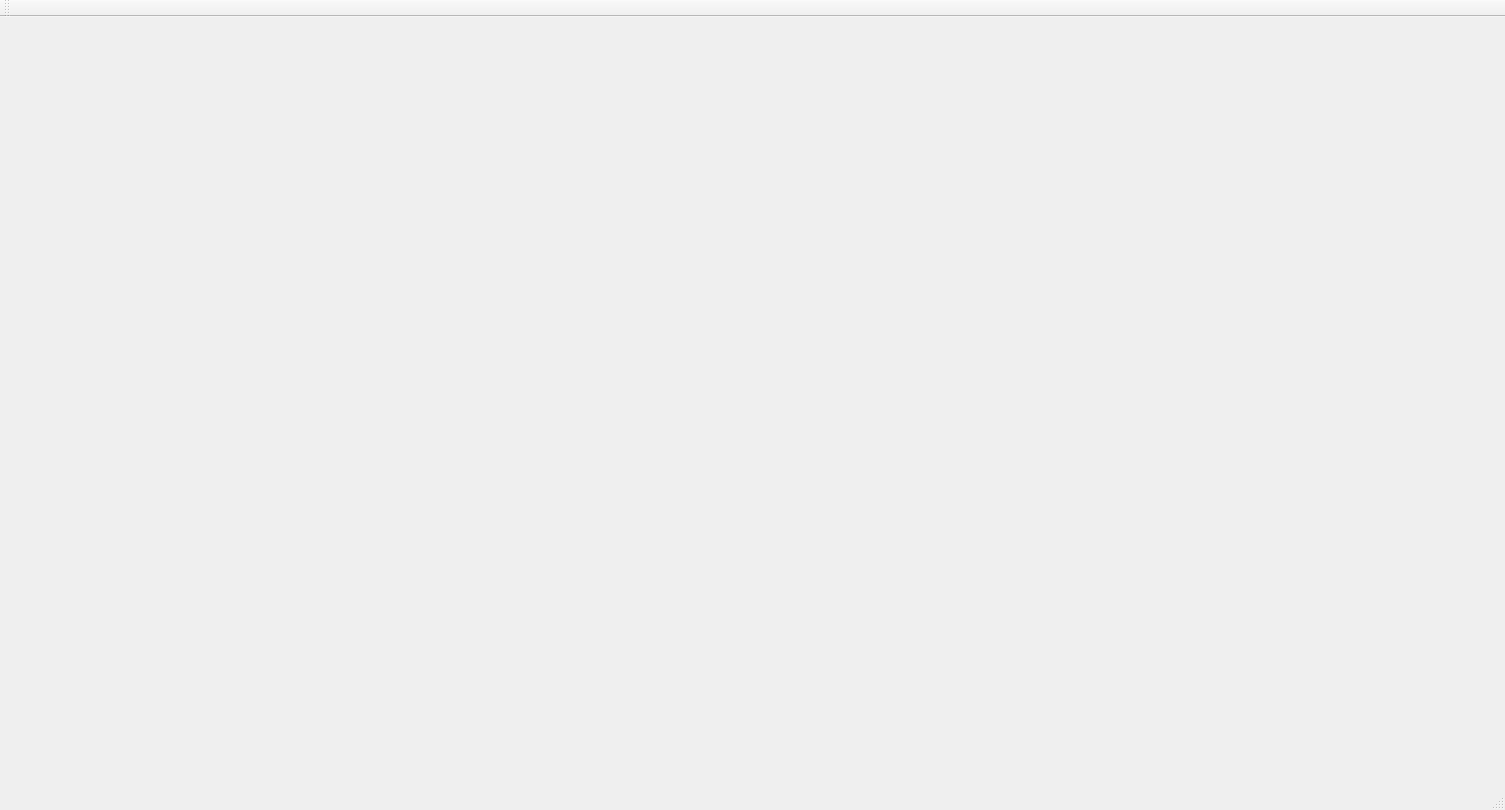
<?xml version="1.0" encoding="UTF-8"?>
<ui version="4.0">
 <class>MainWindow</class>
 <widget class="QMainWindow" name="MainWindow">
  <property name="geometry">
   <rect>
    <x>0</x>
    <y>0</y>
    <width>1505</width>
    <height>810</height>
   </rect>
  </property>
  <property name="windowTitle">
   <string>MainWindow</string>
  </property>
  <widget class="QWidget" name="centralWidget">
   <property name="enabled">
    <bool>true</bool>
   </property>
   <property name="toolTipDuration">
    <number>-1</number>
   </property>
   <layout class="QVBoxLayout" name="verticalLayout"/>
  </widget>
  <widget class="QMenuBar" name="menuBar">
   <property name="geometry">
    <rect>
     <x>0</x>
     <y>0</y>
     <width>1505</width>
     <height>22</height>
    </rect>
   </property>
  </widget>
  <widget class="QToolBar" name="mainToolBar">
   <attribute name="toolBarArea">
    <enum>TopToolBarArea</enum>
   </attribute>
   <attribute name="toolBarBreak">
    <bool>false</bool>
   </attribute>
  </widget>
  <widget class="QStatusBar" name="statusBar"/>
 </widget>
 <layoutdefault spacing="6" margin="11"/>
 <resources/>
 <connections/>
</ui>
